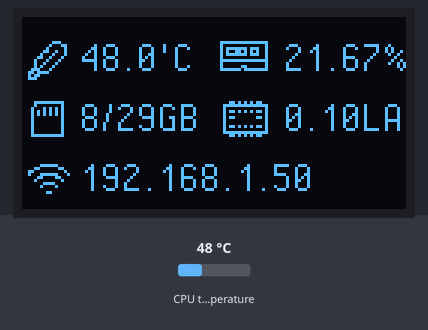
A program run on a simulated Raspberry Pi (BCM pin numbers). Parts: 128×64 one-colour display. Inputs (shaded band) come from the test bench; at power-on: CPU temperature 48 °C. System figures (address, load, memory, disk, uptime) are fixed made-up values; text uses the font file from the repository.

Above: at 1.3 s.
1.4 s: CPU temperature set to 31 °C
At 2.9 s:
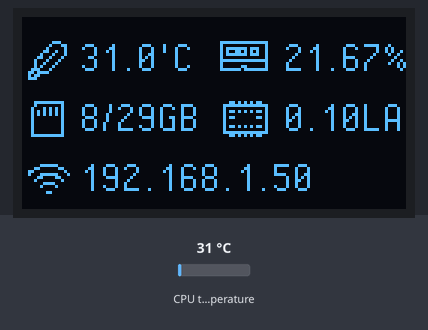
4.1 s: CPU temperature set to 44 °C
At 5.2 s:
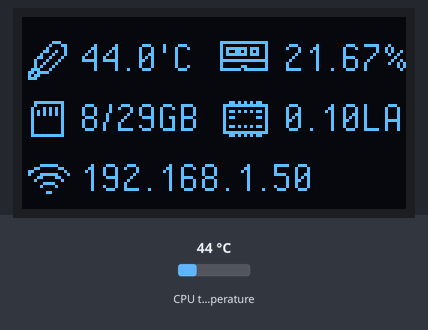
Timing chart, 0 to 7.1 s (numbered marks = the images above; inputs shaded):
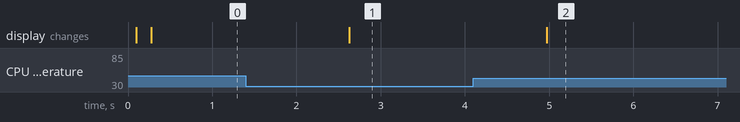

The program:

Monitor-SH1106.py
```python
import time
import board
import busio
import digitalio
from PIL import Image, ImageDraw, ImageFont
from luma.core.interface.serial import i2c, spi, pcf8574
from luma.oled.device import sh1106

import subprocess

# Define the Reset Pin
oled_reset = digitalio.DigitalInOut(board.D4)

# Display Parameters
WIDTH = 128
HEIGHT = 64
BORDER = 5

# Display Refresh
LOOPTIME = 1.0

# Use for I2C.
i2c_bus = busio.I2C(board.SCL, board.SDA)

# Set up OLED display using luma with sh1106
serial = i2c(port=1, address=0x3C)
device = sh1106(serial, width=WIDTH, height=HEIGHT, reset=oled_reset)

# Create a blank image for drawing
image = Image.new('1', (device.width, device.height))

# Get drawing object to draw on image
draw = ImageDraw.Draw(image)

# Define your font
font_path = "PixelOperator.ttf"
font = ImageFont.truetype(font_path, 16)
icon_font = ImageFont.truetype('lineawesome-webfont.ttf', 18)

while True:
    # Clear the image
    draw.rectangle((0, 0, device.width, device.height), outline=0, fill=0)

    # Your data collection and display logic
    cmd = "hostname -I | cut -d\' \' -f1 | head --bytes -1"
    IP = subprocess.check_output(cmd, shell=True)

    cmd = "top -bn1 | grep load | awk '{printf \"%.2fLA\", $(NF-2)}'"
    CPU = subprocess.check_output(cmd, shell=True)

    cmd = "free -m | awk 'NR==2{printf \"%.2f%%\", $3*100/$2 }'"
    MemUsage = subprocess.check_output(cmd, shell=True)

    cmd = "df -h | awk '$NF==\"/\"{printf \"%d/%dGB\", $3,$2}'"
    Disk = subprocess.check_output(cmd, shell=True)

    cmd = "vcgencmd measure_temp | cut -d '=' -f 2 | head --bytes -1"
    Temperature = subprocess.check_output(cmd, shell=True)

    # Icons
    draw.text((0, 5), chr(62609), font=icon_font, fill=255)
    draw.text((65, 5), chr(62776), font=icon_font, fill=255)
    draw.text((0, 25), chr(63426), font=icon_font, fill=255)
    draw.text((65, 25), chr(62171), font=icon_font, fill=255)
    draw.text((0, 45), chr(61931), font=icon_font, fill=255)

    # Text
    draw.text((19, 5), str(Temperature, 'utf-8'), font=font, fill=255)
    draw.text((87, 5), str(MemUsage, 'utf-8'), font=font, fill=255)
    draw.text((19, 25), str(Disk, 'utf-8'), font=font, fill=255)
    draw.text((87, 25), str(CPU, 'utf-8'), font=font, fill=255)
    draw.text((19, 45), str(IP, 'utf-8'), font=font, fill=255)

    # Display the updated image
    device.display(image)
    time.sleep(LOOPTIME)
```

Measured:
- after the input at 1.4 s, the display: changes after 1.2 s (image 1)
- after the input at 4.1 s, the display: changes after 0.87 s (image 2)
